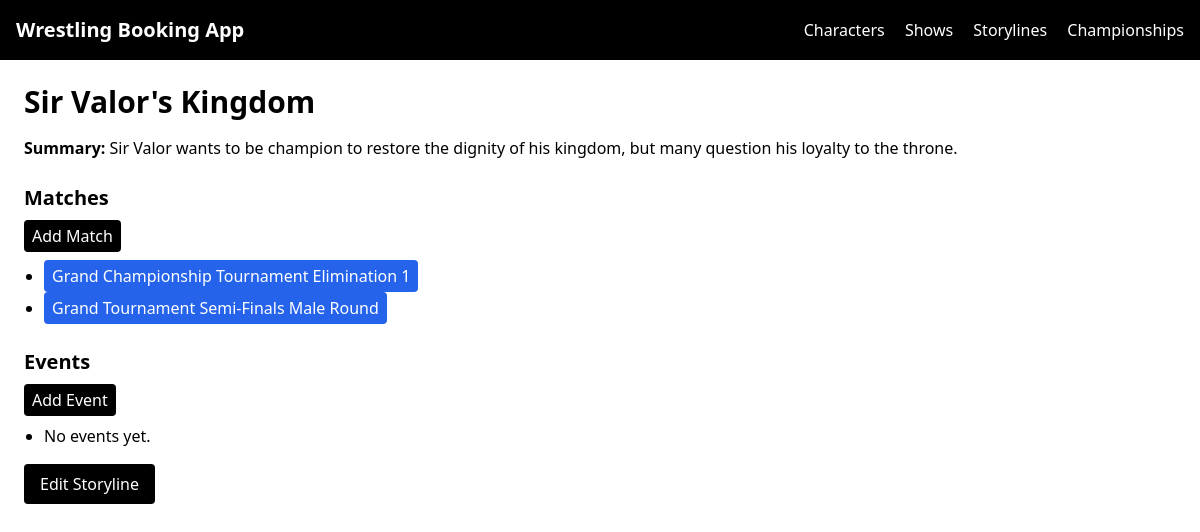
/storylines/1/, run on the app's committed database.
### storylines/models.py (models this page shows, shortened)
class Storyline(models.Model):
    title = models.CharField(max_length=200)
    summary = models.TextField(blank=True)
    is_active = models.BooleanField(default=True)
    created_at = models.DateTimeField(auto_now_add=True)
    @property
    def matches(self):
        from booking.models import Match
        match_ct = ContentType.objects.get_for_model(Match)
        return Match.objects.filter(
            id__in=self.points.filter(content_type=match_ct).values_list('object_id', flat=True)
        )
    @property
    def events(self):
        from booking.models import Event
        event_ct = ContentType.objects.get_for_model(Event)
        return Event.objects.filter(
            id__in=self.points.filter(content_type=event_ct).values_list('object_id', flat=True)
        )

### booking/models.py (models this page shows, shortened)
class Match(models.Model):
    class MatchType(models.TextChoices):
        SINGLES = "SINGLES", "Singles"
        TAG = "TAG", "Tag Team"
        TEAM = "TEAM", "Team"
        TRIPLE = "TRIPLE", "Triple Threat"
        FATAL_FOUR = "FATAL_FOUR", "Fatal Four-Way"
        HANDICAP = "HANDICAP", "Handicap"
        GAUNTLET = "GAUNTLET", "Gauntlet"
        BATTLE_ROYALE = "BATTLE_ROYALE", "Battle Royale"
        ROYAL_RUMBLE = "ROYAL_RUMBLE", "Royal Rumble"
    show = models.ForeignKey(
        "booking.Show",
        on_delete=models.CASCADE,
        related_name="matches"
    )
    title = models.CharField(max_length=200)
    match_type = models.CharField(max_length=30, choices=MatchType.choices)
    stipulations = models.ManyToManyField(
        Stipulation,
        blank=True,
        related_name="matches"
    )
    championship = models.ForeignKey(
        Championship, null=True, blank=True, on_delete=models.SET_NULL
    )
    notes = models.TextField(blank=True)
    created_at = models.DateTimeField(auto_now_add=True)

### storylines/views.py (the view)
# urls.py: path("<int:pk>/", StorylineDetailView.as_view(), name="storyline-detail"),
class StorylineDetailView(DetailView):
    model = Storyline
    template_name = "storylines/storyline_detail.html"
    context_object_name = "storyline"
    def get_context_data(self, **kwargs):
        context = super().get_context_data(**kwargs)
        storyline = self.object
        context["matches"] = storyline.matches.all()
        context["events"] = storyline.events.all()
        return context

### storylines/templates/storylines/storyline_detail.html (shortened to what this page needs)
{% extends "base.html" %}
{% block content %}
<h1 class="text-3xl font-bold mb-4">{{ storyline.title }}</h1>
<p><strong>Summary:</strong> {{ storyline.summary|default:"None" }}</p>
<h2 class="text-xl font-semibold mt-6 mb-2">Matches</h2>
<button onclick="window.location='{% url 'storyline-add-match' storyline.id %}'" class="bg-black text-white px-2 py-1 rounded mb-2 inline-block cursor-pointer">Add Match</button>
<ul class="list-disc pl-5">
    {% for match in matches %}
        <li>
            <button onclick="window.location='{% url 'match-detail' match.id %}'" class="bg-blue-600 text-white px-2 py-1 rounded cursor-pointer">{{ match.title }}</button>
        </li>
    {% empty %}
        <li>No matches yet.</li>
    {% endfor %}
</ul>
<h2 class="text-xl font-semibold mt-6 mb-2">Events</h2>
<button onclick="window.location='{% url 'storyline-add-event' storyline.id %}'" class="bg-black text-white px-2 py-1 rounded mb-2 inline-block cursor-pointer">Add Event</button>
<ul class="list-disc pl-5">
    {% for event in events %}
        <li>
            <button onclick="window.location='{% url 'event-detail' event.id %}'" class="bg-blue-600 text-white px-2 py-1 rounded cursor-pointer">{{ event.title }}</button>
        </li>
    {% empty %}
        <li>No events yet.</li>
    {% endfor %}
</ul>
<button onclick="window.location='{% url 'storyline-edit' storyline.id %}'" class="bg-black text-white px-4 py-2 mt-4 inline-block rounded cursor-pointer">Edit Storyline</button>
{% endblock %}

### data on the page
Storyline: title "Sir Valor's Kingdom", summary "Sir Valor wants to be champion to restore the dignity of his kingdom, but many question his loyalty to the throne."
Match: title "Grand Championship Tournament Elimination 1"
Match: title "Grand Tournament Semi-Finals Male Round"
